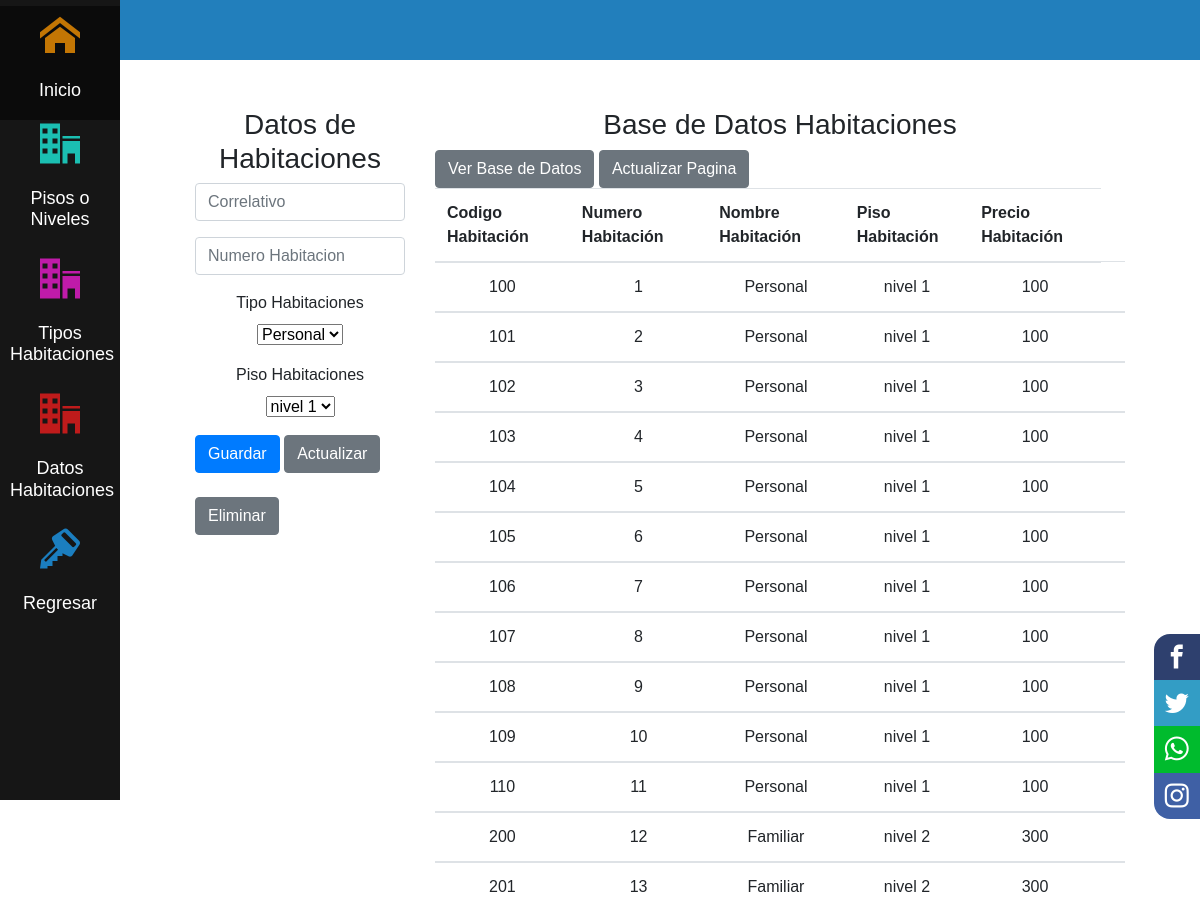
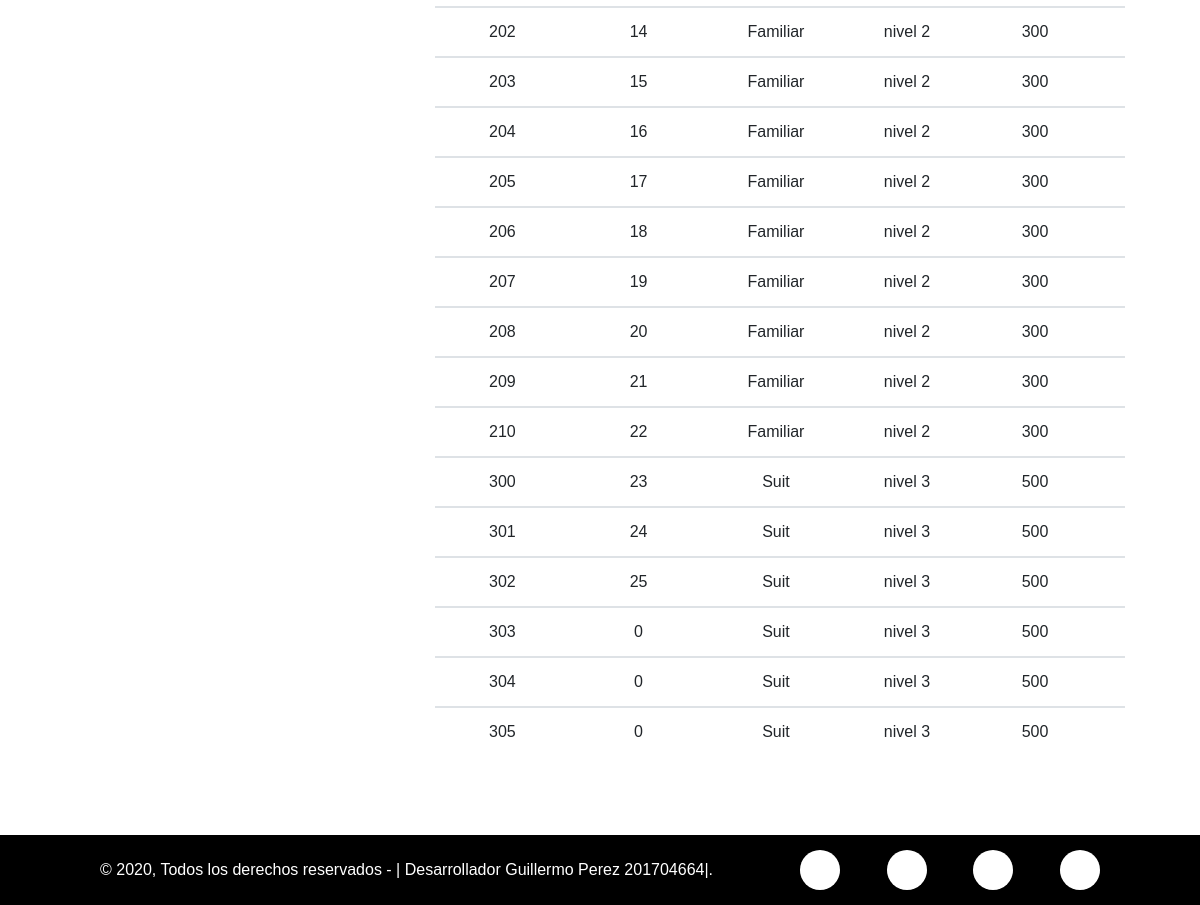
The app's page /rol_administrador/datos_Habitaciones.php with its own data (2 pictures, top to bottom).
### tables this page shows
CREATE TABLE `habitacion` (
  `habitacion_id` int(11) NOT NULL,
  `numero_habitacion` int(50) NOT NULL,
  `tipo_habitacion_id` int(11) NOT NULL,
  `piso_id` int(11) NOT NULL
);

CREATE TABLE `tipo_habitacion` (
  `tipo_habitacion_id` int(11) NOT NULL,
  `nombre_habitacion` text NOT NULL,
  `Precio_dia` int(11) NOT NULL
);

CREATE TABLE `piso` (
  `piso_id` int(11) NOT NULL,
  `descripcion` text NOT NULL
);

### rol_administrador/datos_Habitaciones.php (the view, shortened to what this page needs)
<?php
    include_once("diseno_pagina_Habitaciones.php");
 ?>
<!DOCTYPE html>
<html lang="en">
<head>
    <link rel="stylesheet" href="https://stackpath.bootstrapcdn.com/bootstrap/4.5.2/css/bootstrap.min.css">
</head>
<body>
<div class="content-article">
            <article>
    <br> <br>
    <div class="container">
        <div class="row">
            <div class="col-3">
                <CENTER><h3> Datos de Habitaciones </h3></CENTER>
                <form id="frminsertarclientes" method="post">
                    <div class="form-group">
                        <center><input type="text" class="form-control"           name="txtcorrelativo" id="txtcorrelativo" placeholder="Correlativo"></center>
                    </div>
                     <div class="form-group">
                        <center><input type="text" class="form-control"           name="txtnumeroHabitacion" id="txtnumeroHabitacion" placeholder="Numero Habitacion"></center>
                    </div>
                    <div class="form-group">
                        <center>
                            <label>Tipo Habitaciones  </label>
                            <br>
                        <select class="" name="txttipo_habitacion" id="txttipo_habitacion">
                            <?php
                            include "daoA/conexion.php";
                            $sql = "select * from tipo_habitacion";
                            $ejecutar = mysqli_query($conexion, $sql);
                            while($txttipo_habitacion = mysqli_fetch_array($ejecutar)){
                                echo "<option value='".$txttipo_habitacion ['tipo_habitacion_id']."'>".utf8_encode($txttipo_habitacion ['nombre_habitacion'])."</option>";
                            }
                            ?>
                        </select>
                        </center>
                    </div>
                     <div class="form-group">
                        <center>
                             <label>Piso Habitaciones  </label>
                             <br>
                        <select class="" name="txtpiso_id" id="txtpiso_id">
                            <?php
                            include "daoA/conexion.php";
                            $sql = "select * from piso";
                            $ejecutar = mysqli_query($conexion, $sql);
                            while($txtpiso_id = mysqli_fetch_array($ejecutar)){
                                echo "<option value='".$txtpiso_id ['piso_id']."'>".utf8_encode($txtpiso_id ['descripcion'])."</option>";
                            }
                            ?>
                        </select>
                        </center>
                    </div>
                    <button type="submit" class="btn btn-primary" name="btnguardar" id="btnguardar">Guardar</button>
                    <button type="submit" class="btn btn-secondary" name="btnactualizar" id="btnactualizar">Actualizar</button>
                    <br>
                    <br>
                    <button type="submit" class="btn btn-secondary" name="btneliminar" id="btneliminar">Eliminar</button>
                </form>
            </div>
           <div class="col">
                <h3 class="text-center">Base de Datos Habitaciones </h3>
                  <a href="datos_Habitaciones.php"><button type="submit" class="btn btn-secondary" name="btnverbasedatos" id="btnverbasedatos"> Ver Base de Datos</button> </a>
                  <a href="datos_Habitaciones.php"><button type="submit" class="btn btn-secondary" name="btnactualizar" id="btnactualizar"> Actualizar Pagina</button> </a>
                <table class="table">
                    <thead>
                        <tr>
                            <th scope="col">Codigo Habitación </th>
                            <th scope="col">Numero Habitación </th>
                            <th scope="col">Nombre Habitación</th>
                            <th scope="col">Piso Habitación</th>
                            <th scope="col">Precio Habitación</th>
                        </tr>
                    </thead>
                    <?php
                    include "daoA/conexion.php";
                    $sql = " SELECT habitacion.habitacion_id,habitacion.numero_habitacion,tipo_habitacion.nombre_habitacion,tipo_habitacion.Precio_dia,piso.descripcion  FROM tipo_habitacion INNER JOIN ( piso Inner JOIN habitacion on piso.piso_id = habitacion.piso_id) ON habitacion.tipo_habitacion_id = tipo_habitacion.tipo_habitacion_id ";
                    $ejecutar = mysqli_query($conexion, $sql);
                    while ($fila = mysqli_fetch_array($ejecutar)){
                    ?>
                    <tbody>
                        <td> <center><?php echo $fila['habitacion_id']?> </center></td>
                        <td> <center><?php echo $fila['numero_habitacion']?> </center></td>
                        <td> <center><?php echo $fila['nombre_habitacion']?> </center></td>
                        <td> <center><?php echo $fila['descripcion']?> </center></td>
                        <td> <center><?php echo $fila['Precio_dia']?> </center></td>
                        <td></td>
                    </tbody>
                    <?php
                    }
                    ?>
                </table>
            </div>
        </div>
    </div>
    </article>
        </div>
     <div class="footer-copy-redes">
                  <div class="main-copy-redes">
                        <div class="footer-copy">
                              &copy; 2020, Todos los derechos reservados - | Desarrollador Guillermo Perez 201704664|.
                        </div>
                        <div class="footer-redes">
                              <a href="#" class="fa fa-facebook"></a>
                              <a href="#" class="fa fa-twitter"></a>
                              <a href="#" class="fa fa-youtube-play"></a>
                              <a href="#" class="fa fa-github"></a>
                        </div>
                  </div>
            </div>
</body>
</html>

### rol_administrador/CSS_Adm/estilos_menu.css (style rules this page uses)
* { margin: 0; padding: 0; box-sizing: border-box; font-family: sans-serif; list-style: none; }
.content-article { margin-left: 120px; padding: 40px; }
.content-article article { background: white; padding: 20px; }

### rol_administrador/CSS_Adm/derechos_autor.css (style rules this page uses)
* { margin: 0; padding: 0; -webkit-box-sizing: border-box; -moz-box-sizing: border-box; box-sizing: border-box; }
.footer-copy-redes { width: 100%; background: #000; border-top: 3px solid #fff; }
.main-copy-redes { width: 98%; max-width: 1000px; padding: 15px 0; margin: auto; display: flex; flex-wrap: wrap; justify-content: space-between; -ms-align-items: center; align-items: center; }
.main-copy-redes .footer-copy { width: 70%; color: #fff; }
.main-copy-redes .footer-redes { width: 30%; display: flex; flex-wrap: wrap; justify-content: space-between; }
.main-copy-redes .footer-redes a { display: inline-block; text-decoration: none; width: 40px; height: 40px; line-height: 40px; border-radius:50%; background: #fff; color: #000; text-align: center; }

### records on screen
habitacion: habitacion_id "100", numero_habitacion "1", tipo_habitacion.nombre_habitacion "Personal", piso.descripcion "nivel 1", tipo_habitacion.Precio_dia "100"
habitacion: habitacion_id "101", numero_habitacion "2", tipo_habitacion.nombre_habitacion "Personal", piso.descripcion "nivel 1", tipo_habitacion.Precio_dia "100"
habitacion: habitacion_id "102", numero_habitacion "3", tipo_habitacion.nombre_habitacion "Personal", piso.descripcion "nivel 1", tipo_habitacion.Precio_dia "100"
habitacion: habitacion_id "103", numero_habitacion "4", tipo_habitacion.nombre_habitacion "Personal", piso.descripcion "nivel 1", tipo_habitacion.Precio_dia "100"
habitacion: habitacion_id "104", numero_habitacion "5", tipo_habitacion.nombre_habitacion "Personal", piso.descripcion "nivel 1", tipo_habitacion.Precio_dia "100"
habitacion: habitacion_id "105", numero_habitacion "6", tipo_habitacion.nombre_habitacion "Personal", piso.descripcion "nivel 1", tipo_habitacion.Precio_dia "100"
habitacion: habitacion_id "106", numero_habitacion "7", tipo_habitacion.nombre_habitacion "Personal", piso.descripcion "nivel 1", tipo_habitacion.Precio_dia "100"
habitacion: habitacion_id "107", numero_habitacion "8", tipo_habitacion.nombre_habitacion "Personal", piso.descripcion "nivel 1", tipo_habitacion.Precio_dia "100"
habitacion: habitacion_id "108", numero_habitacion "9", tipo_habitacion.nombre_habitacion "Personal", piso.descripcion "nivel 1", tipo_habitacion.Precio_dia "100"
habitacion: habitacion_id "109", numero_habitacion "10", tipo_habitacion.nombre_habitacion "Personal", piso.descripcion "nivel 1", tipo_habitacion.Precio_dia "100"
habitacion: habitacion_id "110", numero_habitacion "11", tipo_habitacion.nombre_habitacion "Personal", piso.descripcion "nivel 1", tipo_habitacion.Precio_dia "100"
habitacion: habitacion_id "200", numero_habitacion "12", tipo_habitacion.nombre_habitacion "Familiar", piso.descripcion "nivel 2", tipo_habitacion.Precio_dia "300"
habitacion: habitacion_id "201", numero_habitacion "13", tipo_habitacion.nombre_habitacion "Familiar", piso.descripcion "nivel 2", tipo_habitacion.Precio_dia "300"
habitacion: habitacion_id "202", numero_habitacion "14", tipo_habitacion.nombre_habitacion "Familiar", piso.descripcion "nivel 2", tipo_habitacion.Precio_dia "300"
habitacion: habitacion_id "203", numero_habitacion "15", tipo_habitacion.nombre_habitacion "Familiar", piso.descripcion "nivel 2", tipo_habitacion.Precio_dia "300"
habitacion: habitacion_id "204", numero_habitacion "16", tipo_habitacion.nombre_habitacion "Familiar", piso.descripcion "nivel 2", tipo_habitacion.Precio_dia "300"
habitacion: habitacion_id "205", numero_habitacion "17", tipo_habitacion.nombre_habitacion "Familiar", piso.descripcion "nivel 2", tipo_habitacion.Precio_dia "300"
habitacion: habitacion_id "206", numero_habitacion "18", tipo_habitacion.nombre_habitacion "Familiar", piso.descripcion "nivel 2", tipo_habitacion.Precio_dia "300"
habitacion: habitacion_id "207", numero_habitacion "19", tipo_habitacion.nombre_habitacion "Familiar", piso.descripcion "nivel 2", tipo_habitacion.Precio_dia "300"
habitacion: habitacion_id "208", numero_habitacion "20", tipo_habitacion.nombre_habitacion "Familiar", piso.descripcion "nivel 2", tipo_habitacion.Precio_dia "300"
habitacion: habitacion_id "209", numero_habitacion "21", tipo_habitacion.nombre_habitacion "Familiar", piso.descripcion "nivel 2", tipo_habitacion.Precio_dia "300"
habitacion: habitacion_id "210", numero_habitacion "22", tipo_habitacion.nombre_habitacion "Familiar", piso.descripcion "nivel 2", tipo_habitacion.Precio_dia "300"
habitacion: habitacion_id "300", numero_habitacion "23", tipo_habitacion.nombre_habitacion "Suit", piso.descripcion "nivel 3", tipo_habitacion.Precio_dia "500"
habitacion: habitacion_id "301", numero_habitacion "24", tipo_habitacion.nombre_habitacion "Suit", piso.descripcion "nivel 3", tipo_habitacion.Precio_dia "500"
habitacion: habitacion_id "302", numero_habitacion "25", tipo_habitacion.nombre_habitacion "Suit", piso.descripcion "nivel 3", tipo_habitacion.Precio_dia "500"
habitacion: habitacion_id "303", numero_habitacion "0", tipo_habitacion.nombre_habitacion "Suit", piso.descripcion "nivel 3", tipo_habitacion.Precio_dia "500"
habitacion: habitacion_id "304", numero_habitacion "0", tipo_habitacion.nombre_habitacion "Suit", piso.descripcion "nivel 3", tipo_habitacion.Precio_dia "500"
habitacion: habitacion_id "305", numero_habitacion "0", tipo_habitacion.nombre_habitacion "Suit", piso.descripcion "nivel 3", tipo_habitacion.Precio_dia "500"

### other values on screen
form field txttipo_habitacion "Personal"
form field txtpiso_id "nivel 1"
